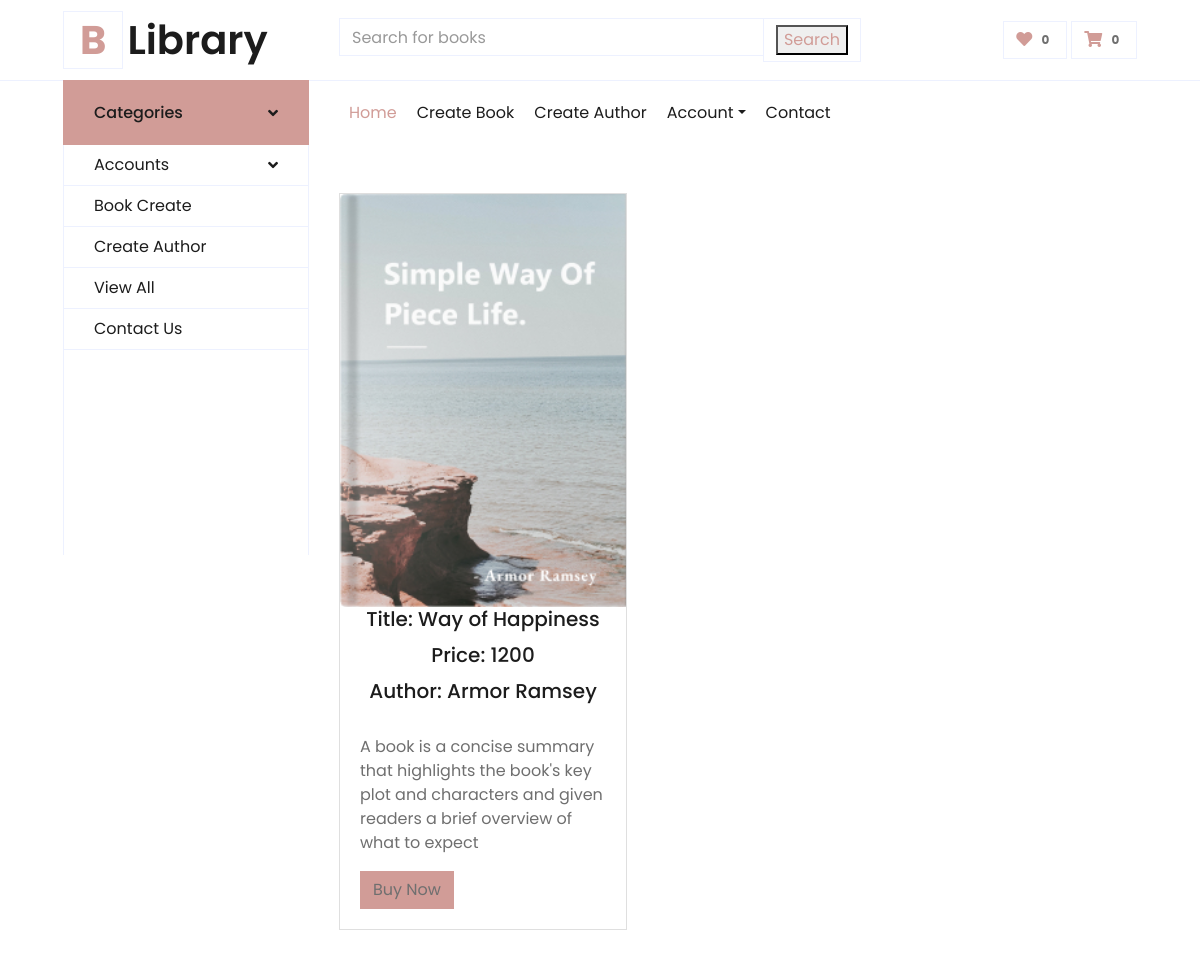
Page /creator/detailview/13/ on the committed database.
### Bookapp/models.py (models this page shows, shortened)
class Books(models.Model):
    title = models.CharField(max_length=200,null=True)
    price = models.IntegerField(null=True)
    image = models.ImageField(upload_to='book_media')
    quantity = models.IntegerField()
    author =models.ForeignKey(Author, on_delete=models.CASCADE)

class Author(models.Model):
    name = models.CharField(max_length=300,null=True)
    def __str__(self):
        return '{}'.format(self.name)

### Bookapp/views.py (the view)
# urls.py: path('detailview/<int:book_id>/',views.detailsview,name='details'),
def detailsview(request,book_id):
    book=Books.objects.get(id=book_id)
    return render(request,"admin/detail.html",{'book':book})

### templates/admin/detail.html
{% extends 'admin/index.html' %}
{% load static %}
{% block content %}
<div class="card mt-5" style="width: 18rem;">
  <img src="{{ book.image.url }}" class="" alt="...">
    <h5 class="card-title text-center">Title: {{ book.title }}</h5>
    <h5 class="card-title text-center">Price: {{ book.price }}</h5>
    <h5 class="card-title text-center">Author: {{ book.author }}</h5>
  <div class="card-body">
    <p class="card-text">A book is a concise summary that highlights the book's key plot and characters and given readers a brief overview of what to expect</p>
    <a href="#" class="btn btn- text-center" style="background-color: #D19C97;">Buy Now</a>
  </div>
</div>
{% endblock %}

### rows in the picture
Books: image (picture), title "Way of Happiness", price "1200", author "Armor Ramsey"
